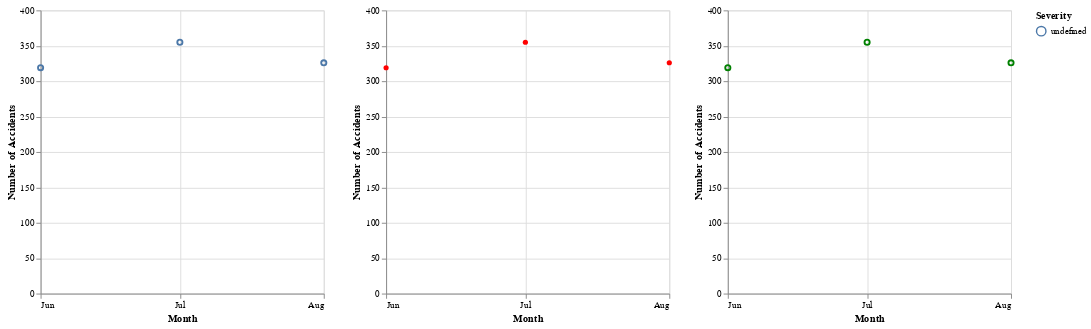

This figure's notebook cell:
### Code cell
# make scatter plot of accidents by month
chart2=alt.Chart(data).mark_circle().encode(
    x=alt.X('month(date):T', title='Month'),
    y=alt.Y('count()', title='Number of Accidents'),
    color=alt.condition(select_bar, alt.value('red'), alt.value('lightgray'))
).add_selection(select_bar).transform_filter(select_bar)
chart3 = alt.Chart(data).mark_point().encode(
    x=alt.X('month(date):T', title='Month'),
    y=alt.Y('count()', title='Number of Accidents'),
    color=alt.condition(select_bar, alt.value("green"), alt.value('lightgray'))
).add_params(select_bar)

chart1 | chart2 | chart3

### Figure 1 — Vega-Lite specification as saved in the notebook (floating-point values rounded to 4 significant figures; data arrays with more than 128 entries replaced by an {"elided": "..."} marker saying what was removed)
{"config": {"view": {"continuousWidth": 300, "continuousHeight": 300}}, "hconcat": [{"mark": {"type": "point"}, "encoding": {"color": {"condition": {"param": "param_1", "empty": true, "field": "Severity"}, "value": "lightgray"}, "x": {"field": "date", "timeUnit": "month", "title": "Month", "type": "temporal"}, "y": {"aggregate": "count", "title": "Number of Accidents", "type": "quantitative"}}, "name": "view_4"}, {"mark": {"type": "circle"}, "encoding": {"color": {"condition": {"param": "param_1", "value": "red", "empty": true}, "value": "lightgray"}, "x": {"field": "date", "timeUnit": "month", "title": "Month", "type": "temporal"}, "y": {"aggregate": "count", "title": "Number of Accidents", "type": "quantitative"}}, "name": "view_5", "transform": [{"filter": {"param": "param_1", "empty": true}}]}, {"mark": {"type": "point"}, "encoding": {"color": {"condition": {"param": "param_1", "value": "green", "empty": true}, "value": "lightgray"}, "x": {"field": "date", "timeUnit": "month", "title": "Month", "type": "temporal"}, "y": {"aggregate": "count", "title": "Number of Accidents", "type": "quantitative"}}, "name": "view_6"}], "data": {"name": "data-b2274a85d808fe65777515ff3859ed82"}, "params": [{"name": "param_1", "select": {"type": "point", "encodings": ["x"]}, "views": ["view_4", "view_5", "view_6"]}], "$schema": "https://vega.github.io/schema/vega-lite/v5.15.1.json", "datasets": {"data-b2274a85d808fe65777515ff3859ed82": {"elided": "1000 records"}}}
